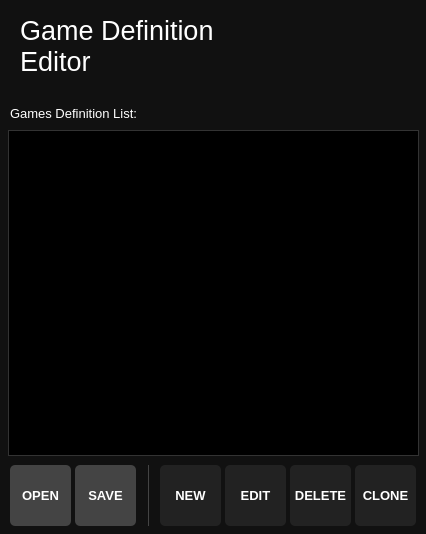
<?xml version="1.0" encoding="UTF-8"?>
<ui version="4.0">
 <class>Dialog</class>
 <widget class="QDialog" name="Dialog">
  <property name="geometry">
   <rect>
    <x>0</x>
    <y>0</y>
    <width>426</width>
    <height>534</height>
   </rect>
  </property>
  <property name="minimumSize">
   <size>
    <width>426</width>
    <height>534</height>
   </size>
  </property>
  <property name="maximumSize">
   <size>
    <width>426</width>
    <height>534</height>
   </size>
  </property>
  <property name="windowTitle">
   <string>Game Definition Editor</string>
  </property>
  <property name="styleSheet">
   <string notr="true">QDialog {
	background-color: #111;
}

QLabel {
	color: #FFF;
}

QToolButton {
	background-color: #222;
	color: #FFF;
	border-radius: 5px;
}

QLineEdit {
	background-color: #222;
	background: #222;
	color: #FFF;
}

QComboBox {
    border: 0px;
	background-color: #222;
	selection-background-color: #0156AB;

}

QComboBox:editable {
	background-color: #222;
	color: #1086e2;
}

QComboBox QAbstractItemView  {
    border: 0px;
    selection-background-color: #00F;
	background-color: #111;
	selection-color: #FFF;
	color: #FFF;
}

QComboBox::drop-down  {
	border: 0px;
	width: 22px;
}

QComboBox::down-arrow {
	image: url(:/images/scroll_down.png);
}

QGroupBox {
	color: #FFF;
}

QScrollBar:vertical  {
    background: #111;
	border: 0;
	width: 20px;
	margin: 0 0 0 0;
	padding: 0 0 0 0;
}

QScrollBar::up-arrow:vertical, QScrollBar::down-arrow:vertical  {
    border: 0;
	margin: 0 0 0 0;
}

 QScrollBar::handle:vertical  {
     background: #333;
	 margin: 20px 0 20px 0;
 }
 
 QScrollBar::add-page:vertical, QScrollBar::sub-page:vertical  {
     background: none;
 }

 QScrollBar::sub-line:vertical  {
     border: 0px;
	 image: url(:/images/scroll_up.png);
     subcontrol-position: top;
     subcontrol-origin: content;
 }

 QScrollBar::add-line:vertical  {
     border: 0px;
	 image: url(:/images/scroll_down.png);
     subcontrol-position: bottom;
     subcontrol-origin: content;
 }

QListWidget  {
	background-color: #000;
	background: #000;
border: 1px solid #333;
}
</string>
  </property>
  <widget class="QLabel" name="label">
   <property name="geometry">
    <rect>
     <x>0</x>
     <y>-5</y>
     <width>431</width>
     <height>106</height>
    </rect>
   </property>
   <property name="text">
    <string/>
   </property>
   <property name="pixmap">
    <pixmap resource="gde.qrc">:/images/top.png</pixmap>
   </property>
  </widget>
  <widget class="QListWidget" name="listGames">
   <property name="geometry">
    <rect>
     <x>8</x>
     <y>130</y>
     <width>411</width>
     <height>326</height>
    </rect>
   </property>
   <property name="autoFillBackground">
    <bool>true</bool>
   </property>
   <property name="frameShape">
    <enum>QFrame::NoFrame</enum>
   </property>
   <property name="frameShadow">
    <enum>QFrame::Plain</enum>
   </property>
   <property name="lineWidth">
    <number>0</number>
   </property>
   <property name="alternatingRowColors">
    <bool>true</bool>
   </property>
   <property name="currentRow">
    <number>-1</number>
   </property>
  </widget>
  <widget class="QToolButton" name="btnadd">
   <property name="geometry">
    <rect>
     <x>160</x>
     <y>465</y>
     <width>61</width>
     <height>61</height>
    </rect>
   </property>
   <property name="font">
    <font>
     <pointsize>10</pointsize>
     <weight>75</weight>
     <bold>true</bold>
    </font>
   </property>
   <property name="autoFillBackground">
    <bool>false</bool>
   </property>
   <property name="text">
    <string>NEW</string>
   </property>
  </widget>
  <widget class="QToolButton" name="btnedit">
   <property name="geometry">
    <rect>
     <x>225</x>
     <y>465</y>
     <width>61</width>
     <height>61</height>
    </rect>
   </property>
   <property name="font">
    <font>
     <pointsize>10</pointsize>
     <weight>75</weight>
     <bold>true</bold>
    </font>
   </property>
   <property name="text">
    <string>EDIT</string>
   </property>
  </widget>
  <widget class="QToolButton" name="btndel">
   <property name="geometry">
    <rect>
     <x>290</x>
     <y>465</y>
     <width>61</width>
     <height>61</height>
    </rect>
   </property>
   <property name="font">
    <font>
     <pointsize>10</pointsize>
     <weight>75</weight>
     <bold>true</bold>
    </font>
   </property>
   <property name="text">
    <string>DELETE</string>
   </property>
  </widget>
  <widget class="QToolButton" name="btnclone">
   <property name="geometry">
    <rect>
     <x>355</x>
     <y>465</y>
     <width>61</width>
     <height>61</height>
    </rect>
   </property>
   <property name="font">
    <font>
     <pointsize>10</pointsize>
     <weight>75</weight>
     <bold>true</bold>
    </font>
   </property>
   <property name="text">
    <string>CLONE</string>
   </property>
  </widget>
  <widget class="QLabel" name="label_2">
   <property name="geometry">
    <rect>
     <x>10</x>
     <y>105</y>
     <width>126</width>
     <height>16</height>
    </rect>
   </property>
   <property name="font">
    <font>
     <pointsize>10</pointsize>
    </font>
   </property>
   <property name="text">
    <string>Games Definition List:</string>
   </property>
  </widget>
  <widget class="QToolButton" name="btnopen">
   <property name="geometry">
    <rect>
     <x>10</x>
     <y>465</y>
     <width>61</width>
     <height>61</height>
    </rect>
   </property>
   <property name="font">
    <font>
     <pointsize>10</pointsize>
     <weight>75</weight>
     <bold>true</bold>
    </font>
   </property>
   <property name="styleSheet">
    <string notr="true">QToolButton {
	background-color: #444;
border-radius: 5px;
}</string>
   </property>
   <property name="text">
    <string>OPEN</string>
   </property>
  </widget>
  <widget class="QToolButton" name="btnsave">
   <property name="geometry">
    <rect>
     <x>75</x>
     <y>465</y>
     <width>61</width>
     <height>61</height>
    </rect>
   </property>
   <property name="font">
    <font>
     <pointsize>10</pointsize>
     <weight>75</weight>
     <bold>true</bold>
    </font>
   </property>
   <property name="styleSheet">
    <string notr="true">QToolButton {
	background-color: #444;
	border-radius: 5px;
}</string>
   </property>
   <property name="text">
    <string>SAVE</string>
   </property>
  </widget>
  <widget class="Line" name="line">
   <property name="geometry">
    <rect>
     <x>147</x>
     <y>465</y>
     <width>3</width>
     <height>61</height>
    </rect>
   </property>
   <property name="styleSheet">
    <string notr="true">color: rgb(68, 68, 68);</string>
   </property>
   <property name="frameShadow">
    <enum>QFrame::Plain</enum>
   </property>
   <property name="orientation">
    <enum>Qt::Vertical</enum>
   </property>
  </widget>
  <widget class="QLabel" name="label_3">
   <property name="geometry">
    <rect>
     <x>20</x>
     <y>10</y>
     <width>201</width>
     <height>71</height>
    </rect>
   </property>
   <property name="font">
    <font>
     <family>MS Shell Dlg 2</family>
     <pointsize>20</pointsize>
     <weight>9</weight>
     <italic>false</italic>
     <bold>false</bold>
    </font>
   </property>
   <property name="styleSheet">
    <string notr="true">font: 75 20pt &quot;MS Shell Dlg 2&quot;;</string>
   </property>
   <property name="text">
    <string>Game Definition 
Editor</string>
   </property>
  </widget>
 </widget>
 <layoutdefault spacing="6" margin="11"/>
 <resources>
  <include location="gde.qrc"/>
 </resources>
 <connections/>
</ui>
